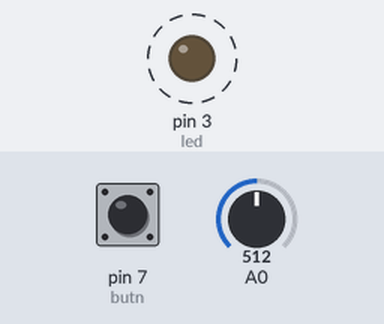
A sketch run on a simulated Arduino Uno, built with avr-gcc and run on an emulated ATmega328P. Parts: output pins drawn as LEDs (lit = HIGH). Dashed ring = blinking. The inputs (shaded band) are chosen by the test bench; at power-on: pin 7 (butn) LOW, A0 = 512.

Above: at 1.8 s.
1.9 s: pin 7 (butn) pulled HIGH for 1.25 s
4.6 s: A0 set to 716
At 5.6 s:
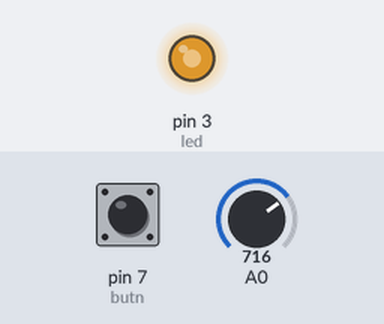
6.1 s: A0 set to 900
At 6.7 s:
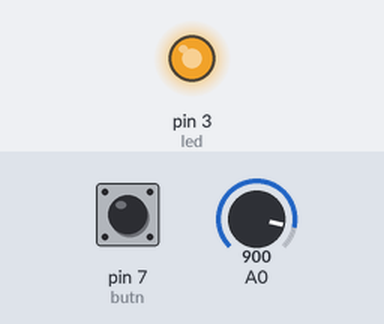
7.6 s: A0 set to 511
At 7.9 s:
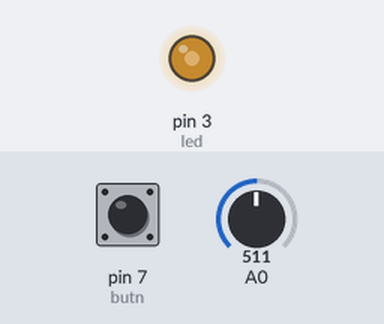
Timing chart, 0 to 10.1 s (numbered marks = the images above; inputs shaded):
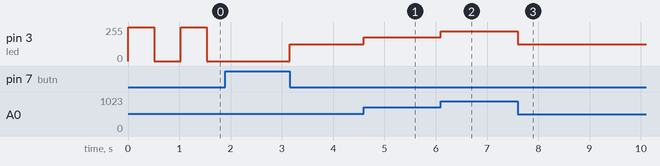

Measured:
- after the input at 4.6 s, pin 3 (led): 127/255 → 178/255 at once
- after the input at 6.1 s, pin 3 (led): 178/255 → 224/255 at once
- after the input at 7.6 s, pin 3 (led): 224/255 → 127/255 at once

The sketch:

task_2.ino
```cpp
int led =3;
int b=0;
int x=0;
int butn=7;
int mod=2;
void setup() {
  // put your setup code here, to run once:
  pinMode(led,OUTPUT);
  pinMode(butn,INPUT);

}

void loop() {
  // put your main code here, to run repeatedly:
  if(digitalRead(butn)==HIGH)
  {
    if(mod==1) mod=2;
  else if(mod==2) mod=1;
  while(digitalRead(butn)==HIGH);}
    if(mod==1)
    {
      x=analogRead(A0);
      b=map(x,0,1023,0,255);
      analogWrite(led,b);
     }
   else if(mod==2)
    {
      x=analogRead(A0);
      digitalWrite(led,HIGH);
      delay(x);
     digitalWrite(led,LOW);
     delay(x);
   }


}
```
